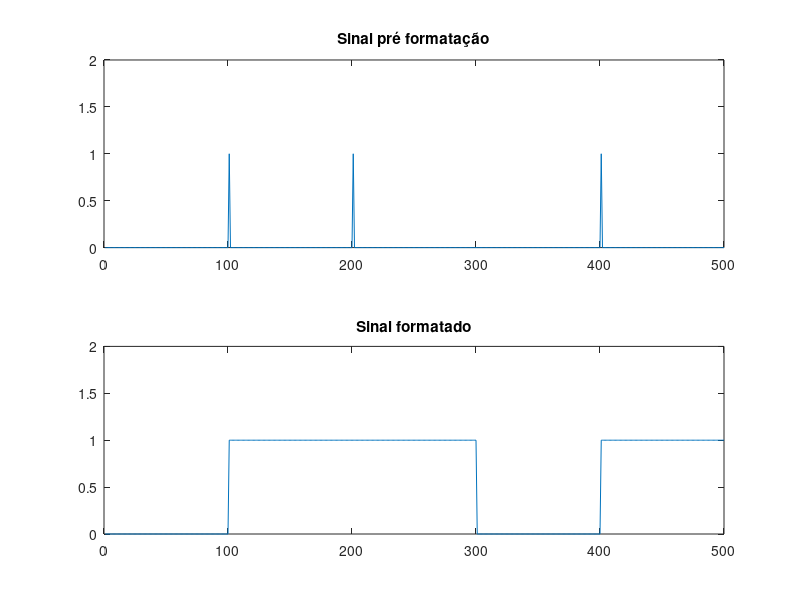
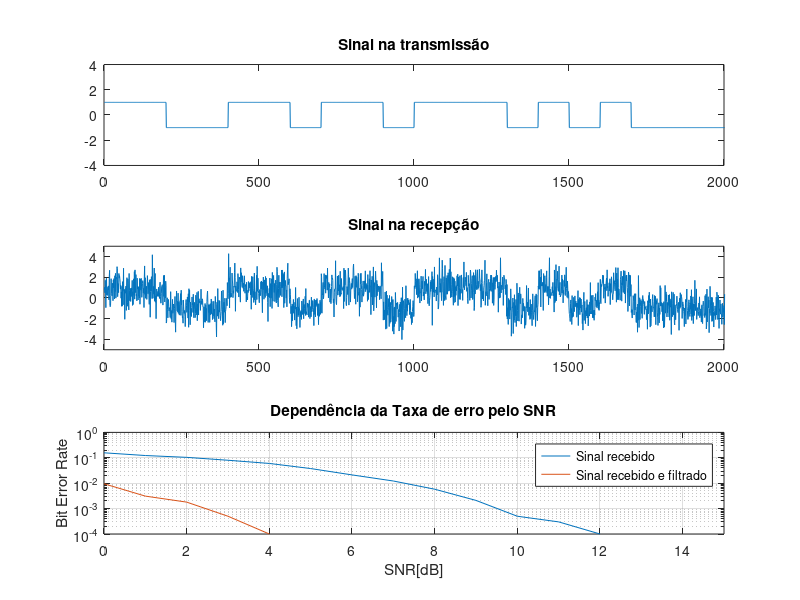

Reproduce these figures in MATLAB, in order.
%% Formatando sinal

clc
clear all;
close all

% sinal de informação
info = [0 1 1 0 1];

% tamanho da superamostragem
n = 100;

% superamostrando info:
info_up = upsample(info, n);

% gernado o filtro: NRZ
filtro_NRZ = ones(1,n);

% Gerando a onda formatada:
info_tx = filter(filtro_NRZ, 1, info_up);

% plotando
subplot(2,1,1);
plot(info_up);
title('Sinal pré formatação');
ylim([0 2]);

subplot(2,1,2);
plot(info_tx)
title('Sinal formatado');
ylim([0 2]);

% plotando em Stem
figure(2)
subplot(2,1,1);
stem(info_up);
title('Sinal pré formatação');
ylim([0 2]);

subplot(2,1,2);
stem(info_tx);
title('Sinal formatado');
ylim([0 2]);

%% Formatando em vários níveis

clear all
close all
clc

% Formatando em mais de 1 nível

N = 100;
M = 2;% Número de níveis
A = 1; % Amplitude máxima
dist_nivel = 2; %Distancia entre níveis

% Número de bits por nível
l = log2(M);

% Gerando número de símbolos:
num_simb = 500;

% Informação de entrada
info_bin = randint(1, num_simb*l);

% Fazendo o reshape para o bi2de
info_bin = transpose(reshape(info_bin, l , num_simb));

% Transformando em decimal à cada 2 bits:
info = bi2de(info_bin, 'left-msb')*dist_nivel-A;%----- Mapeamento: 00 --> 0 --> -3
info_up = upsample(info,N);                 %             01 --> 1 --> -1
                                            %             10 --> 2 -->  2
                                            %             11 --> 3 -->  3
% Filtrando
filtro = ones(1, N);
info_tx = filter(filtro, 1, info_up);

% plotando
plot(info_tx)
xlim([0 20*N])
ylim([-4 4])

%% Presença do ruído:

% Formatando em vários níveis

clear all
close all
clc

% Formatando em mais de 1 nível

N = 100;
M = 4;  % Número de níveis
A = 3; % Amplitude máxima
dist_nivel = 2; %Distancia entre níveis

% Número de bits por nível
l = log2(M);

% Gerando número de símbolos:
num_simb = 500;

% Informação de entrada
info_bin = randint(1, num_simb*l);

% Fazendo o reshape para o bi2de
info_bin = transpose(reshape(info_bin, l , num_simb));

% Transformando em decimal à cada 2 bits:
info = bi2de(info_bin, 'left-msb')*dist_nivel-A;%----- Mapeamento: 00 --> 0 --> -3
info_up = upsample(info,N);                 %             01 --> 1 --> -1
                                            %             10 --> 2 -->  2
                                            %             11 --> 3 -->  3
% Filtrando
filtro = ones(1, N);
info_tx = filter(filtro, 1, info_up);

% Gerando o sinal de saída com ruído: 
vari = 2;
mean = 0;
                                                        %outramaneira: Não utilizar vari, utiliza AWGN, relação sinal ruído                                                                          
ruido = sqrt(vari)*rand(length(info_tx), 1)+mean;       %SNR = 10; (dB)
info_rx = info_tx + ruido;                              %info_rx = awgn(info_tx,SNR);
                                                       
% plotando

subplot(2,1,1);
plot(info_tx)
xlim([0 20*N])
ylim([-4 4])
title('Sinal');

subplot(2,1,2);
plot(info_rx)
xlim([0 20*N])
ylim([-5 5])
title('Sinal com ruído');


%% Recepção do sinal:

% Formatando em vários níveis

clear all
close all
clc

% Formatando em mais de 1 nível

N = 100; %Amostras por pulso
M = 2;  % Número de níveis
A = 1; % Amplitude máxima
dist_nivel = 2; %Distancia entre níveis

% Número de bits por nível
l = log2(M);

% Gerando número de símbolos:
num_simb = 50;

% Informação de entrada
info_bin = randint(1, num_simb*l);

% Fazendo o reshape para o bi2de
info_bin = transpose(reshape(info_bin, l , num_simb));

% Transformando em decimal à cada 2 bits:
info = bi2de(info_bin, 'left-msb')*dist_nivel-A;%----- Mapeamento: 00 --> 0 --> -3
info_up = upsample(info,N);                 %             01 --> 1 --> -1
                                            %             10 --> 2 -->  2
                                            %             11 --> 3 -->  3
% Filtrando
filtro = ones(1, N);
info_tx = filter(filtro, 1, info_up);
                                                     
% plotando

subplot(3,1,1);
plot(info_tx)
xlim([0 20*N])
ylim([-4 4])
title('Sinal na transmissão');

SNR = 0;
info_rx = awgn(info_tx,SNR);

subplot(3,1,2);
plot(info_rx)
xlim([0 20*N])
ylim([-5 5])
title('Sinal na recepção');

% =------ Recebendo o sinal:

limiar_est = 0; %Limiar de comparação
info_est = info_rx(N/2:N:end)>limiar_est; %Chave de amostragem, threshold comparison, jogou em níveis lógicos
%Pegando dados do sinal à cada N/2

subplot(3,1,3);
stem(info_est);
xlim([0 50]);
ylim([0 1]);
title('Sinal estimado recebido');

num_err = sum(xor(info_bin, info_est)); %Verificando o erro
taxa_erro = num_err/num_simb

%% Variando valores de SNR na recepção de sinais

% Formatando em vários níveis

clear all
close all
clc

% Formatando em mais de 1 nível

N = 100; %Amostras por pulso
M = 2;  % Número de níveis
A = 1; % Amplitude máxima
dist_nivel = 2; %Distancia entre níveis

% Número de bits por nível
l = log2(M);

% Gerando número de símbolos:
num_simb = 100000;

% Informação de entrada
info_bin = randint(1, num_simb*l);

% Fazendo o reshape para o bi2de
info_bin = transpose(reshape(info_bin, l , num_simb));

% Transformando em decimal à cada 2 bits:
info = bi2de(info_bin, 'left-msb')*dist_nivel-A;%----- Mapeamento: 00 --> 0 --> -3
info_up = upsample(info,N);                 %             01 --> 1 --> -1
                                            %             10 --> 2 -->  2
                                            %             11 --> 3 -->  3
% Filtrando
filtro = ones(1, N);
info_tx = filter(filtro, 1, info_up);
                                                     
% plotando

plot(info_tx)
xlim([0 20*N])
ylim([-4 4])
title('Sinal na transmissão');

SNRmin = 0;
SNRmax = 15;

limiar_est = 0;

% Variando relação sinal/ruído 
for SNR = SNRmin:SNRmax
    info_rx = awgn(info_tx,SNR);
    info_est = info_rx(N/2:N:end)>limiar_est;
    num_err(SNR+1) = sum(xor(info_bin, info_est)); %Verificando o erro
    taxa_erro(SNR+1) = num_err(SNR+1)/num_simb;
end

% Plotando a taxa de erros:

figure(2)
semilogy([SNRmin:1:SNRmax], taxa_erro);
xlim([0 15])
grid

title('Dependência da Taxa de erro pelo SNR');
xlabel('SNR[dB]');
ylabel('Bit Error Rate');


%% Melhorando o desempenho: Aplicando filtro no sinal com ruído

% Formatando em vários níveis

clear all
close all
clc

% Formatando em mais de 1 nível

N = 100; % Amostras por símbolo
M = 2;  % Número de níveis
A = 1; % Amplitude máxima
dist_nivel = 2; %Distancia entre níveis

% Dados temporais:
t_final = 5; % em segundos
Rb = 1e3; % taxa de transmissão
Rs = log2(M)/Rb; % taxa de símbolos
fs = Rb*N % Frequência de amostragem
t = [0:1/fs:t_final]; % Criando o eixo do tempo

% Número de bits por nível
l = log2(M);

% Gerando número de símbolos:
num_simb = 10000;

% Informação de entrada
info_bin = randint(1, num_simb*l);

% Fazendo o reshape para o bi2de
info_bin = transpose(reshape(info_bin, l , num_simb));

% Transformando em decimal à cada 2 bits:
info = bi2de(info_bin, 'left-msb')*dist_nivel-A;%----- Mapeamento: 00 --> 0 --> -3
info_up = upsample(info,N);                 %             01 --> 1 --> -1
                                            %             10 --> 2 -->  2
                                            %             11 --> 3 -->  3
% Filtrando
filtro = ones(1, N);
info_tx = filter(filtro, 1, info_up);
                                                     
% plotando

plot(info_tx)
xlim([0 20*N])
ylim([-4 4])
title('Sinal na transmissão');

SNRmin = 0;
SNRmax = 15;

limiar_est = 0;



% Variando relação sinal/ruído 
for SNR = SNRmin:SNRmax
    info_rx = awgn(info_tx,SNR);
    info_est = info_rx(N/2:N:end)>limiar_est;
    
    num_err(SNR+1) = sum(xor(info_bin, info_est)); %Verificando o erro
    taxa_erro(SNR+1) = num_err(SNR+1)/num_simb;
end

% Plotando a taxa de erros:

figure(2)
semilogy([SNRmin:1:SNRmax], taxa_erro);
xlim([0 15])
grid
title('Dependência da Taxa de erro pelo SNR');
xlabel('SNR[dB]');
ylabel('Bit Error Rate');
hold on

% Variando relação sinal/ruído com filtro
filtro = (fir1(40, (2*10000)/fs));
for SNR = SNRmin:SNRmax
    info_rx = awgn(info_tx,SNR);
    info_rx_f = filter(filtro, 1, info_rx);
    info_est = info_rx_f(N/2:N:end)>limiar_est;
    num_err(SNR+1) = sum(xor(info_bin, info_est)); %Verificando o erro
    taxa_erro(SNR+1) = num_err(SNR+1)/num_simb;
end

% Plotando a taxa de erros:

semilogy([SNRmin:1:SNRmax], taxa_erro);
legend('Sinal recebido', 'Sinal recebido e filtrado');
